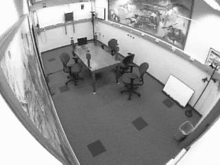
%> input picture ch5_motion_based_segmentation/matlab/video/ori_082.bmp, 220 x 165 px, shrunk from 320 x 240 before the run; its folder holds only this picture in this run
$ octave MixtureGaussianBG.m   (GNU Octave 9; MATLAB toolbox functions it lacks are replaced by stand-ins)
%> lines starting %> are read from the running program, lines starting %| are printed output that depends on the picture


clear all;
close all;
clc;

%%    得到文件列表
fileList = dir( 'video/*.bmp' );

%%    参数设置
numOfGau    = 3;            % 混合高斯数目
numOfGauUsed= 2;            % 混合高斯背景使用数目
sigmaRatio  = 2.5;          % 判断是否为前景的阈值
alpha       = 0.01;         % 学习率，决定更新速度
sigmaInit   = 30;           % 初始方差
fgThreshold = 0.25;         % 前景阈值

%%    混合高斯相关参数设置
% get the first image as current (reference) image
currentIm               = double( imread( ['video/' fileList(1).name] ) );
%> currentIm: size 165x220 double; min 21, max 255, mean 155.7; mean of the top-left, top-right, bottom-left and bottom-right quarters 170.1, 176.2, 146.3, 130.4
% get the height and width of the image
[ height, width ]       = size( currentIm );
%> height = 165; width = 220
%
w                       = zeros( height , width , numOfGau );                                   % 高斯的权重系数
backgroundImMean        = zeros( height , width , numOfGau );                                   % 高斯均值
backgroundImVar         = sigmaInit*ones( height , width , numOfGau );                          % 高斯方差
matchCount              = ones( height , width , numOfGau );                                    % 匹配次数
diffCurToMean           = zeros( height , width , numOfGau );                                   % 当前图像与高斯均值的差异

backgroundMask          = zeros( height , width );
backgroundIm            = zeros( height , width );


%%    读取数据处理
for frameIndex = 1 : length( fileList );

    %%%%    读取当前图像
    currentIm           = double( imread( ['video/' fileList(frameIndex).name] ) );

    if 1 == frameIndex

        %%%%    如果是第一帧， 初始化混合高斯的均值图像(均值为初始图像，方差较大）
        w(:,:,1)                = 1;                                                                    % 第一个高斯权重系数为1
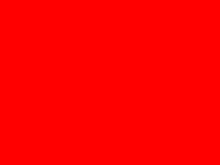
%> w: size 165x220x3 double; mean R, G, B 1, 0, 0
        backgroundImMean(:,:,1) = currentIm;                                                            % 第一个高斯分布的均值设为初始图像
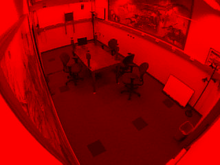
%> backgroundImMean: size 165x220x3 double; mean R, G, B 155.7, 0, 0

    else
        %%%%    如果是后续帧，则判断是否为前景
        diffCurToMean = abs( repmat(currentIm,[1 1 numOfGau]) - backgroundImMean );

        %%%%    为了便于理解，此处开始，用最简洁的语法写
        for dh = 1 : height
        for dw = 1 : width

            for dc = 1 : numOfGau

                match = 0;                                                                                                                              % 初始化为没有匹配的
                if diffCurToMean(dh,dw,dc) < sigmaRatio*backgroundImVar(dh,dw,dc)
                    match       = 1;                                                                                                                    % 有匹配
                    w(dh,dw,dc) = (1-alpha)*w(dh,dw,dc) + alpha;
                    p           = alpha/w(dh,dw,dc);                                                                                                    % 这里和论文略有差异，直接用权重代替概率了
                    backgroundImMean(dh,dw,dc)  = (1-p)*backgroundImMean(dh,dw,dc) + p*currentIm(dh,dw);                                                % 更新均值
                    backgroundImVar(dh,dw,dc)   = sqrt((1-p)*(backgroundImVar(dh,dw,dc)^2) + p*(currentIm(dh,dw) - backgroundImMean(dh,dw,dc))^2);      % 更新方差

                    if matchCount(dh,dw,dc) <= 255                                                                                                         % 255为最大匹配次数
                        matchCount(dh,dw,dc) = matchCount(dh,dw,dc) + 1;
                    end
                end

                % 没有匹配的高斯，建立新的高斯取代：排序后排在最后面的那个
                if 0 == match
                    [ minWValue, minWIndex ]            = min( w( dh , dw , : ) );                                      % 查找权值最小的哪一个
                    matchCount(dh,dw,minWIndex)         = 1;                                                            % 匹配次数初始化为1
                    w(dh,dw,minWIndex)                  = 1 / ( sum(matchCount(dh,dw,:)) - 1 );                         % 权值为其它高斯分布匹配次数之和的倒数
                    backgroundImMean(dh,dw,minWIndex)   = currentIm(dh,dw);                                             % 初始化均值
                    backgroundImVar(dh,dw,minWIndex)    = sigmaInit;                                                    % 初始化方差
                end

            end

            %%%%    归一化权重系数
            wSum        = sum( w(dh,dw,:) );
            w(dh,dw,:)  = w(dh,dw,:) / wSum;

            %%%%    计算背景像素值以及前景判断
            for dc = 1 : numOfGau
                backgroundIm(dh,dw) = backgroundIm(dh,dw) + backgroundImMean(dh,dw,dc)*w(dh,dw,dc);
            end

            rankValue                           = reshape( w(dh,dw,:)./backgroundImVar(dh,dw,:) , [3 1]);
            [randValueSorted, rankValueIndex]   = sort(rankValue, 'descend');

            match = 0;
            for dc = 1 : numOfGauUsed
                if( ( w(dh,dw,rankValueIndex(dc)) >= fgThreshold ) & ( diffCurToMean(dh,dw,rankValueIndex(dc)) < sigmaRatio*backgroundImVar(dh,dw,rankValueIndex(dc)) ) )
                    match = 1;
                    break;
                end
            end
            if match == 1
                backgroundMask(dh,dw) = 1;
            else
                backgroundMask(dh,dw) = 0;
            end

        end
        end

        %%%%    显示结果
        ShowResult( currentIm , backgroundMask , backgroundIm );
    end

end
